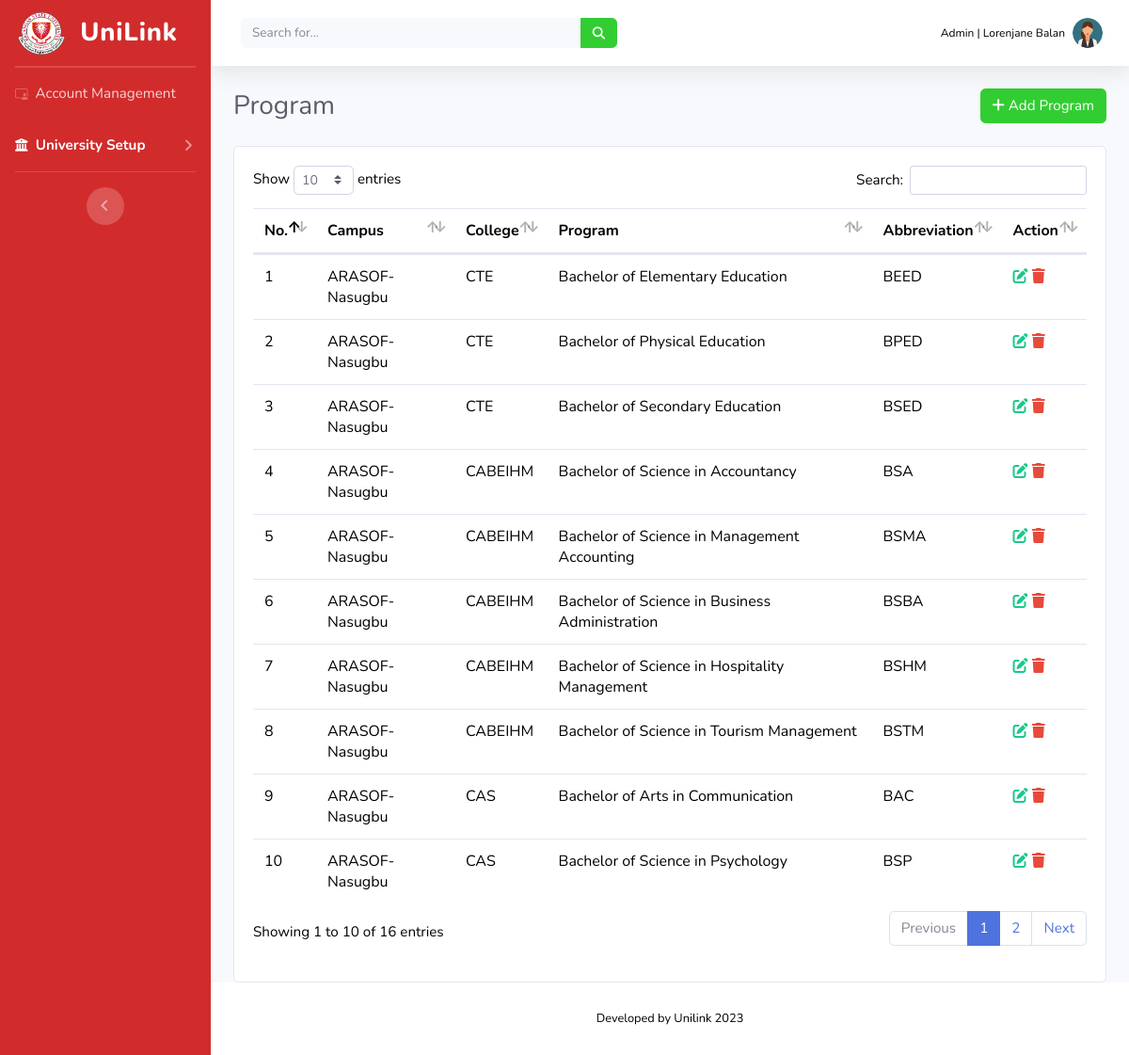
/ADMIN/program.php (signed in), run on the app's committed database.
### tables this page shows
CREATE TABLE `users` (
  `id` int(11) NOT NULL,
  `title` varchar(100) NOT NULL,
  `first_name` varchar(100) NOT NULL,
  `mid_name` varchar(100) NOT NULL,
  `last_name` varchar(100) NOT NULL,
  `sex` varchar(25) NOT NULL,
  `email` varchar(100) NOT NULL,
  `campus` varchar(255) NOT NULL,
  `college_abbrev` varchar(255) NOT NULL,
  `pass` varchar(255) NOT NULL,
  `privelege` varchar(25) NOT NULL,
  `profile_pic` varchar(200) DEFAULT NULL
);

CREATE TABLE `program` (
  `id` int(11) NOT NULL,
  `campus_id` int(11) NOT NULL,
  `college_id` int(11) NOT NULL,
  `abbreviation` varchar(50) NOT NULL,
  `program` varchar(200) NOT NULL
);

CREATE TABLE `campus` (
  `id` int(50) NOT NULL,
  `campus_name` varchar(100) NOT NULL,
  `address` varchar(100) NOT NULL
);

CREATE TABLE `college` (
  `collegeID` int(11) NOT NULL,
  `name` varchar(255) DEFAULT NULL,
  `college_abbrev` varchar(50) DEFAULT NULL,
  `campusID` int(11) DEFAULT NULL
);

### ADMIN/program.php (the view, shortened to what this page needs)
<html lang="en">
  <head>
    <link href="vendor/fontawesome-free/css/all.min.css" rel="stylesheet" type="text/css">
    <link href="https://maxcdn.bootstrapcdn.com/bootstrap/4.5.2/css/bootstrap.min.css" rel="stylesheet">
    <link rel="stylesheet" href="https://cdn.jsdelivr.net/npm/bootstrap-icons@1.11.0/font/bootstrap-icons.css">
    <link href="vendor/datatables/dataTables.bootstrap4.min.css" rel="stylesheet">
    <link href="css/sb-admin-2.min.css" rel="stylesheet">
  </head>
  <body id="page-top">
    <div id="wrapper">
      <ul class="navbar-nav bg-gradient-primary sidebar sidebar-dark accordion" id="accordionSidebar">
        <a class="sidebar-brand d-flex align-items-center justify-content-center" href="index.php">
          <img src="..\imgs\BSU.png" width="50" height="45">
          <div class="sidebar-brand-text mx-3">UniLink</div>
        </a>
        <hr class="sidebar-divider my-0">
        <hr class="sidebar-divider my-0">
        <li class="nav-item">
          <a class="nav-link" href="main_user_management.php">
            <i class="bi bi-person-video3"></i>
            <span>Account Management</span>
          </a>
        </li>
        <li class="nav-item active">
          <a class="nav-link collapsed" href="#" data-toggle="collapse" data-target="#collapseTwo" aria-expanded="true" aria-controls="collapseTwo">
            <i class="fas fa-university"></i>
            <span>University Setup</span>
          </a>
        </li>
        <hr class="sidebar-divider">
        <div class="text-center d-none d-md-inline">
          <button class="rounded-circle border-0" id="sidebarToggle"></button>
        </div>
      </ul>
      <div id="content-wrapper" class="d-flex flex-column">
        <div id="content">
          <nav class="navbar navbar-expand navbar-light bg-white topbar mb-4 static-top shadow">
            <div class="d-none d-sm-inline-block form-inline mr-auto ml-md-3 my-2 my-md-0 mw-100 navbar-search">
              <div class="input-group">
                <input type="text" class="form-control bg-light border-0 small" placeholder="Search for..." aria-label="Search" aria-describedby="basic-addon2">
                <div class="input-group-append">
                  <button class="btn btn-primary" type="button">
                  </button>
                </div>
              </div>
            </div>
            <ul class="navbar-nav ml-auto">
              <li class="nav-item dropdown no-arrow">
                <a class="nav-link dropdown-toggle" href="#" id="userDropdown" role="button" data-toggle="dropdown" aria-haspopup="true" aria-expanded="false">
                <?php
                      $id = $_SESSION['id'];
                      include '../db.php';
                      $sql = "SELECT * FROM `users` WHERE `id` = '$id'";
                      $result = $conn->query($sql);
                      $row = $result->fetch_assoc();
                    ?>
              <span class="mr-2 d-none d-lg-inline custom-text-black">Admin | <?=$row['first_name']." ".$row['last_name']?></span>
              <img class="img-profile rounded-circle" src="../imgs/<?php if($row['profile_pic'] == '') {echo "BSU.png";} else {echo $row['profile_pic'];}?>">
                </a>
              </li>
            </ul>
          </nav>
          <div class="container-fluid">
            <div class="d-flex justify-content-between align-items-center mb-4">
              <h3 class="h3 mb-0 text-gray-800">Program</h3>
              <div class="d-flex">
                <a class="btn btn-primary rounded-fill" data-toggle="modal" data-target="#addcollege">
                  <i class="fas fa-plus"></i> Add Program </a>
              </div>
            </div>
            <div class="card">
              <div class="card-body">
                <div class="table">
                  <table id="programTable" class="table display" data-ordering="true" data-paging="true" data-searching="true">
                    <thead>
                      <tr>
                        <th>No.</th>
                        <th>Campus</th>
                        <th>College</th>
                        <th>Program</th>
                        <th>Abbreviation</th>
                        <th>Action</th>
                      </tr>
                    </thead>
                    <tbody>
          <?php
            $sql = "SELECT pg.id, cp.campus_name, cp.id AS `cp_id`, cl.collegeID AS `cl_id`, cl.college_abbrev, pg.program, pg.abbreviation FROM `program` AS pg INNER JOIN `campus` AS cp ON pg.campus_id = cp.id INNER JOIN `college` AS cl ON pg.college_id = cl.collegeID";
            $stmt = mysqli_stmt_init($conn);
            if (!mysqli_stmt_prepare($stmt, $sql)) {
              header("location: ./program.php?error");
              exit();
            }
            mysqli_stmt_execute($stmt);
            $result = mysqli_stmt_get_result($stmt);
            $count = 1;
            while ($row = mysqli_fetch_assoc($result)) {
          ?>
            <tr>
              <td><?= $count ?></td>
              <td><?= $row['campus_name'] ?></td>
              <td><?= $row['college_abbrev'] ?></td>
              <td><?= $row['program'] ?></td>
              <td><?= $row['abbreviation'] ?></td>
              <td>
                <a class="editProgram" data-toggle="modal" data-target="#editProgramModal" id="editProgram" onclick="setData(<?= $row['id'] ?>, '<?= $row['cp_id'] ?>', '<?= $row['cl_id'] ?>', '<?= $row['program'] ?>', '<?= $row['abbreviation'] ?>')">
                  <i class='fas fa-edit text-success'></i>
                </a>
                <a onclick="confirmDelete(<?=$row['id']?>)" name="delprogram">
                  <i class="fas fa-trash text-danger"></i>
                </a>
              </td>
            </tr>
              <?php
                $count++;
                }
              ?>
                    </tbody>
                  </table>
                </div>
              </div>
            </div>
            </div>
          </div>
          <footer class="sticky-footer bg-white">
            <div class="container my-auto">
              <div class="copyright text-center my-auto">
                <span>Developed by Unilink 2023</span>
              </div>
            </div>
          </footer>
        </div>
      </div>
  </body>
</html>

### ADMIN/program.php (style rules this page uses)
.custom-text-black { color: black; font-size: 12; }

### data on the page
users: first_name "Lorenjane", last_name "Balan", profile_pic (picture)
program: campus.campus_name "ARASOF-Nasugbu", college.college_abbrev "CTE", program "Bachelor of Elementary Education", abbreviation "BEED"
program: campus.campus_name "ARASOF-Nasugbu", college.college_abbrev "CTE", program "Bachelor of Physical Education", abbreviation "BPED"
program: campus.campus_name "ARASOF-Nasugbu", college.college_abbrev "CTE", program "Bachelor of Secondary Education", abbreviation "BSED"
program: campus.campus_name "ARASOF-Nasugbu", college.college_abbrev "CABEIHM", program "Bachelor of Science in Accountancy", abbreviation "BSA"
program: campus.campus_name "ARASOF-Nasugbu", college.college_abbrev "CABEIHM", program "Bachelor of Science in Management Accounting", abbreviation "BSMA"
program: campus.campus_name "ARASOF-Nasugbu", college.college_abbrev "CABEIHM", program "Bachelor of Science in Business Administration", abbreviation "BSBA"
program: campus.campus_name "ARASOF-Nasugbu", college.college_abbrev "CABEIHM", program "Bachelor of Science in Hospitality Management", abbreviation "BSHM"
program: campus.campus_name "ARASOF-Nasugbu", college.college_abbrev "CABEIHM", program "Bachelor of Science in Tourism Management", abbreviation "BSTM"
program: campus.campus_name "ARASOF-Nasugbu", college.college_abbrev "CAS", program "Bachelor of Arts in Communication", abbreviation "BAC"
program: campus.campus_name "ARASOF-Nasugbu", college.college_abbrev "CAS", program "Bachelor of Science in Psychology", abbreviation "BSP"
